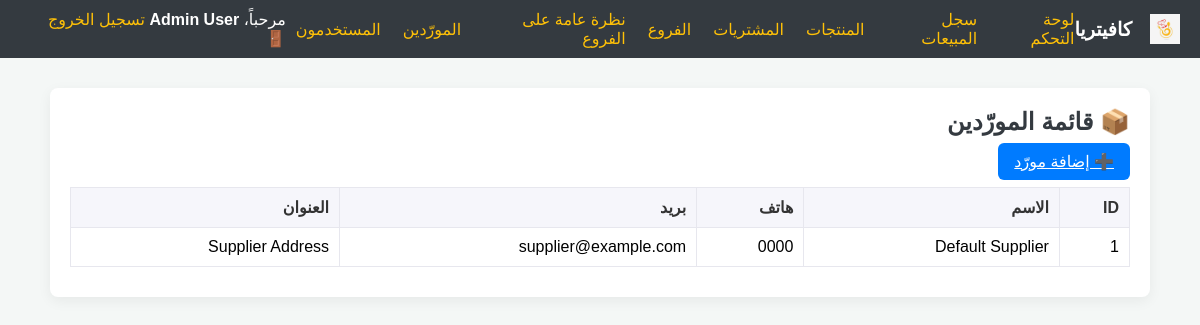
Screenshot of /view_suppliers.php (signed in) with the database file from the repository.
### tables this page shows
CREATE TABLE `suppliers` (
  `supplier_id` int(10) UNSIGNED NOT NULL,
  `name` varchar(255) NOT NULL,
  `contact_person` varchar(255) DEFAULT NULL,
  `phone` varchar(50) DEFAULT NULL,
  `email` varchar(255) DEFAULT NULL,
  `address` varchar(500) DEFAULT NULL,
  `created_at` datetime NOT NULL DEFAULT current_timestamp()
);

### view_suppliers.php (the view, shortened to what this page needs)
<?php
require_once 'auth_check.php';
$suppliers = [];
$res = $conn->query("SELECT supplier_id, name, phone, email, address FROM suppliers ORDER BY supplier_id DESC");
if ($res) {
    while ($row = $res->fetch_assoc()) {
        $suppliers[] = $row;
    }
}
?>
<!DOCTYPE html>
<html lang="ar" dir="rtl">
<head>
<link rel="stylesheet" href="assets/css/app.css">
</head>
<body>
<?php require_once 'includes/admin_header.php'; ?>
<div class="container">
<h2>📦 قائمة المورّدين</h2>
<p><a class="btn" href="add_supplier.php">➕ إضافة مورّد</a></p>
<?php if (!empty($suppliers)): ?>
<table border="1" cellpadding="8" style="border-collapse:collapse">
<thead><tr><th>ID</th><th>الاسم</th><th>هاتف</th><th>بريد</th><th>العنوان</th></tr></thead>
<tbody>
<?php foreach ($suppliers as $s): ?>
<tr><td><?php echo $s['supplier_id']; ?></td><td><?php echo htmlspecialchars($s['name']); ?></td><td><?php echo htmlspecialchars($s['phone']); ?></td><td><?php echo htmlspecialchars($s['email']); ?></td><td><?php echo htmlspecialchars($s['address']); ?></td></tr>
<?php endforeach; ?>
</tbody></table>
<?php else: ?><p>لا يوجد مورّدين حتى الآن.</p><?php endif; ?>
</div>
</body></html>

### assets/css/app.css (style rules this page uses)
* { box-sizing: border-box; }
html, body { height: 100%; }
body { font-family: Tahoma, Arial, sans-serif; margin: 0; padding: 0; background: #f4f7f6; direction: rtl; }
.container { max-width: 1100px; margin: 30px auto; padding: 20px; background: #fff; border-radius: 8px; box-shadow: 0 4px 14px rgba(0,0,0,0.06); }
h1, h2 { margin: 0 0 15px 0; color: #343a40; }
button, .btn { padding: 10px 16px; border:none; background-color:#007bff; color:white; border-radius:6px; cursor:pointer; }
table { width: 100%; border-collapse: collapse; margin: 10px 0; }
table th, table td { padding: 10px; border: 1px solid #e7e7ee; text-align: right; }
table th { background-color:#f6f6fb; color: #333; }

### rows the page displays
suppliers: supplier_id "1", name "Default Supplier", phone "0000", email "supplier@example.com", address "Supplier Address"

### other values shown
RESTAURANT_NAME "كافيتريا"
$_SESSION['full_name'] "Admin User"
